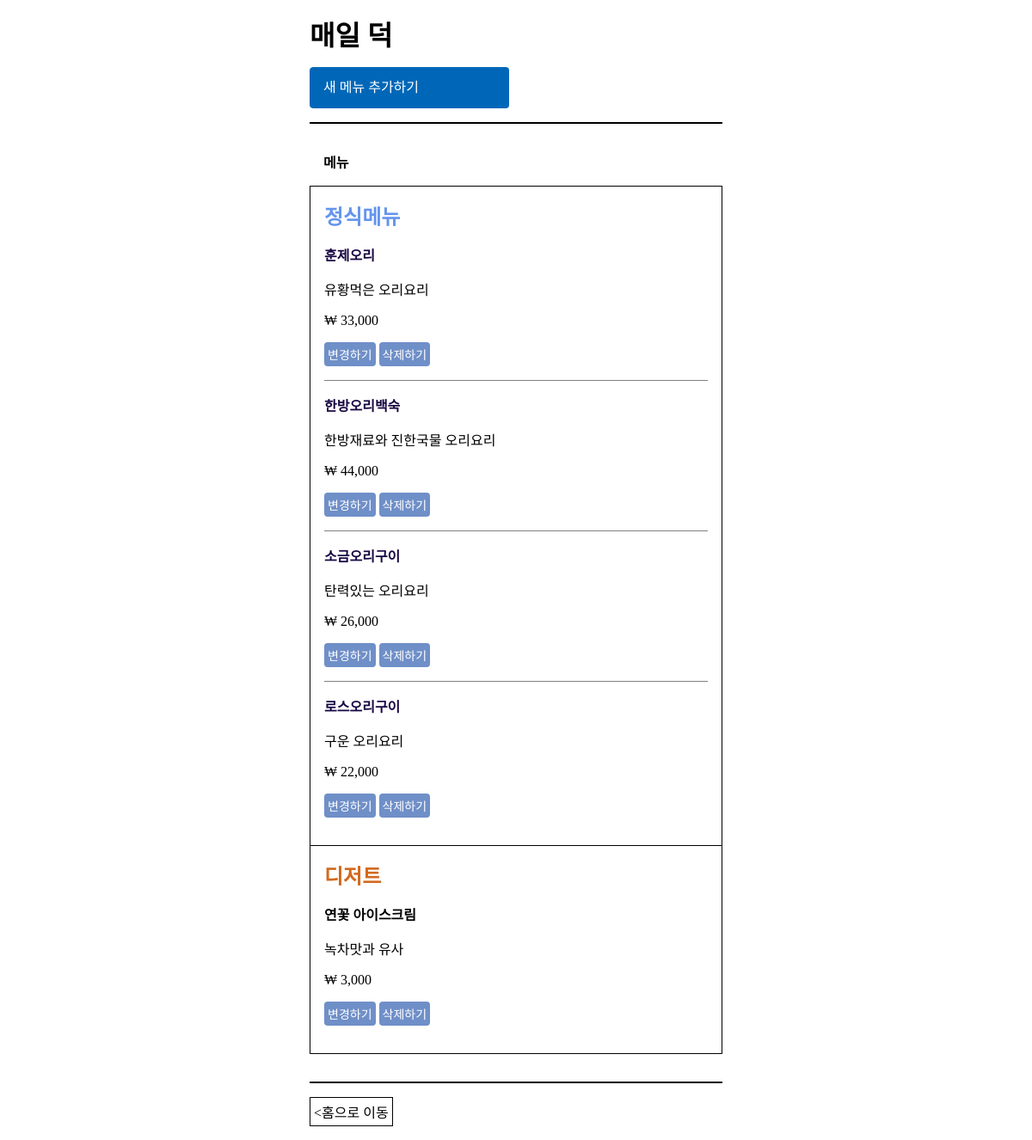
Before: /store/1/menu with the older database file.
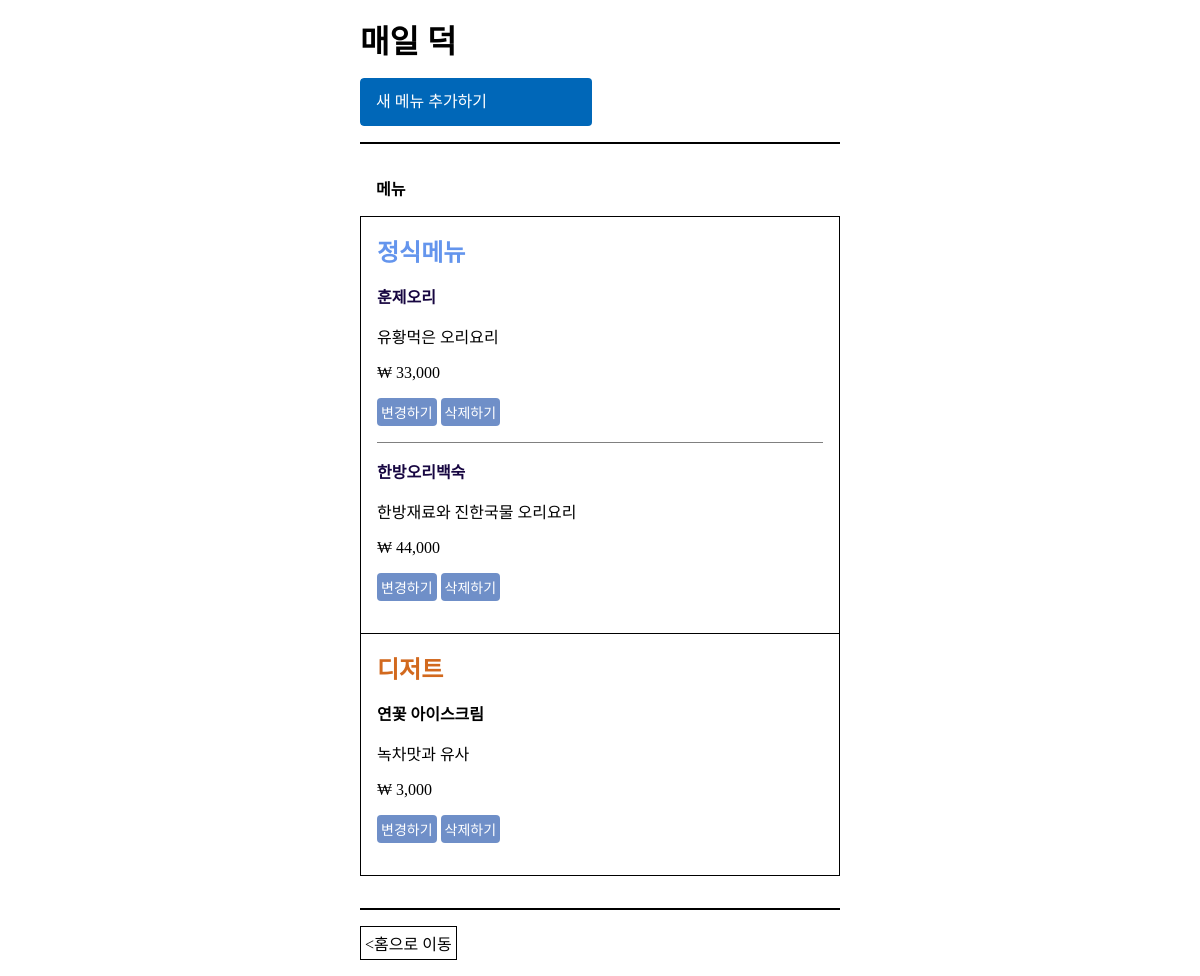
After: the same page with the newer database file.
### database_setup.py (models this page shows, shortened)
class Store(Base):
    __tablename__ = 'store'
    id = Column(Integer, primary_key=True)
    name = Column(String(250), nullable=False)

class StoreItem(Base):
    __tablename__ = 'store_item'
    id = Column(Integer, primary_key=True)
    name = Column(String(100), nullable=False)
    description = Column(String(100))
    price = Column(String(10))
    package_item = Column(String(10))
    store_id = Column(Integer, ForeignKey('store.id'))
    store = relationship(Store)

### project.py (the view)
@app.route('/store/<int:store_id>/')
@app.route('/store/<int:store_id>/menu')
def showMenu(store_id):
    print('show store_id : ', store_id)
    store = session.query(Store).filter_by(id=store_id).one()
    menus = session.query(StoreItem).filter_by(store_id=store_id).all()
    return render_template('store_menu.html', store=store, menus=menus)

### templates/store_menu.html (shortened to what this page needs)
<!DOCTYPE html>
<html lang="ko">
<head>
    <link rel="stylesheet" href="{{url_for('static', filename='style.css')}}">
</head>
<body>
    <div class='container'>
        <h1>{{ store.name }}</h1>
        <div class="place_wrap">
            <a href="{{url_for('newItem', store_id=store.id)}}">새 메뉴 추가하기</a>
        </div>
        <div class="place_list_wrap">
            <h3>메뉴</h3>
            <div class="menu_meals">
                <h2>정식메뉴</h2>
                <ul>
                    {% for menu in menus %}
                    {% if menu.package_item == '정식' %}
                    <li>
                        <p class="menu_title"><strong>{{menu.name}}</strong></p>
                        <p>{{menu.description}}</p>
                        <p>₩ {{menu.price}}</p>
                        <a class="btn_setting"
                            href="{{url_for('editItem', store_id=store.id, menu_id=menu.id)}}">변경하기</a>
                        <a class="btn_setting"
                            href="{{url_for('deleteItem', store_id=store.id, menu_id=menu.id)}}">삭제하기</a>
                        <br>
                    </li>
                    {% endif %}
                    {% endfor %}
                </ul>
            </div>
            <div class="menu_dessert">
                <h2>디저트</h2>
                <ul>
                    {% for menu in menus %}
                    {% if menu.package_item == '디저트' %}
                    <li>
                        <p class="menu_title"><strong>{{menu.name}}</strong></p>
                        <p>{{menu.description}}</p>
                        <p>₩ {{menu.price}}</p>
                        <a class="btn_setting"
                            href="{{url_for('editItem', store_id=store.id, menu_id=menu.id)}}">변경하기</a>
                        <a class="btn_setting"
                            href="{{url_for('deleteItem', store_id=store.id, menu_id=menu.id)}}">삭제하기</a>
                        {% endif %}
                        {% endfor %}
                    </li>
                </ul>
            </div>
        </div>
    </div>
    <footer>
        <a href="{{url_for('showStore')}}">홈으로 이동</a>
    </footer>
</body>
</html>

### static/style.css (style rules this page uses)
:root { --btn-create: #0067b8; --btn-setting: #6f8fc8; --size-normal: 16px; }
html, body { margin:0; }
ol, ul, li { list-style: none; margin: 0; padding: 0; }
a { display: block; text-decoration: none; color: black; }
h1, h2, h3 { margin: 0; padding: 0; }
body { width: 40%; margin: var(--size-normal) auto; }
.place_wrap { display: flex; overflow: hidden; width: 50%; border: none; border-radius: 4px; margin: var(--size-normal) 0; }
.place_wrap a { display: block; width: 100%; min-height: var(--size-normal); line-height: var(--size-normal); padding: var(--size-normal); margin-right: calc(var(--size-normal) / 2); border-radius: 4px; background-color: var( --btn-create); color: white; }
.place_list_wrap { border-top: 2px solid black; padding: var(--size-normal) 0; }
.place_list_wrap h3 { font-size: 16px; font-weight: 600; margin-top: var(--size-normal); margin-left: var(--size-normal); padding-bottom: var(--size-normal); }
.place_list_wrap ul li { border: 1px solid rgb(117, 113, 113); border-bottom: none; }
.place_list_wrap ul li:last-child { border-bottom: 1px solid rgb(117, 113, 113); }
.btn_setting { display: inline-block; font-size: 14px; font-weight: 400; margin: 0 0 var(--size-normal) var(--size-normal); padding: 4px; border: none; border-radius: 4px; color: white; background-color: #6f8fc8; }
.place_list_wrap > div { border: 1px solid black; border-bottom: none; padding: var(--size-normal); }
.place_list_wrap > div .btn_setting { margin-left: 0; margin-bottom: 0; }
.place_list_wrap > div:last-child { border-bottom: 1px solid black; }
.place_list_wrap .menu_meals ul li, .place_list_wrap .menu_dessert ul li { border: none; border-bottom: 1px solid grey; padding-bottom: 16px; }
.place_list_wrap .menu_meals ul li:last-child, .place_list_wrap .menu_dessert ul li:last-child { border-bottom: none; }
.place_list_wrap .menu_meals h2 { color: cornflowerblue; }
.place_list_wrap .menu_meals .menu_title { color: rgb(23, 6, 65); }
.place_list_wrap .menu_dessert h2 { color: chocolate; }
.place_list_wrap .menu_dessert .menu_title { color:black; }
footer { border-top: 2px solid black; margin-top: var(--size-normal); padding-top: var(--size-normal); }
footer a { display: inline-block; padding: 4px 4px; border: 1px solid black; }
footer a::before { content: '<'; }

Changed rows visible on the page:
removed StoreItem: name "소금오리구이", description "탄력있는 오리요리", price "26,000", shown under "정식메뉴"
removed StoreItem: name "로스오리구이", description "구운 오리요리", price "22,000", shown under "정식메뉴"
